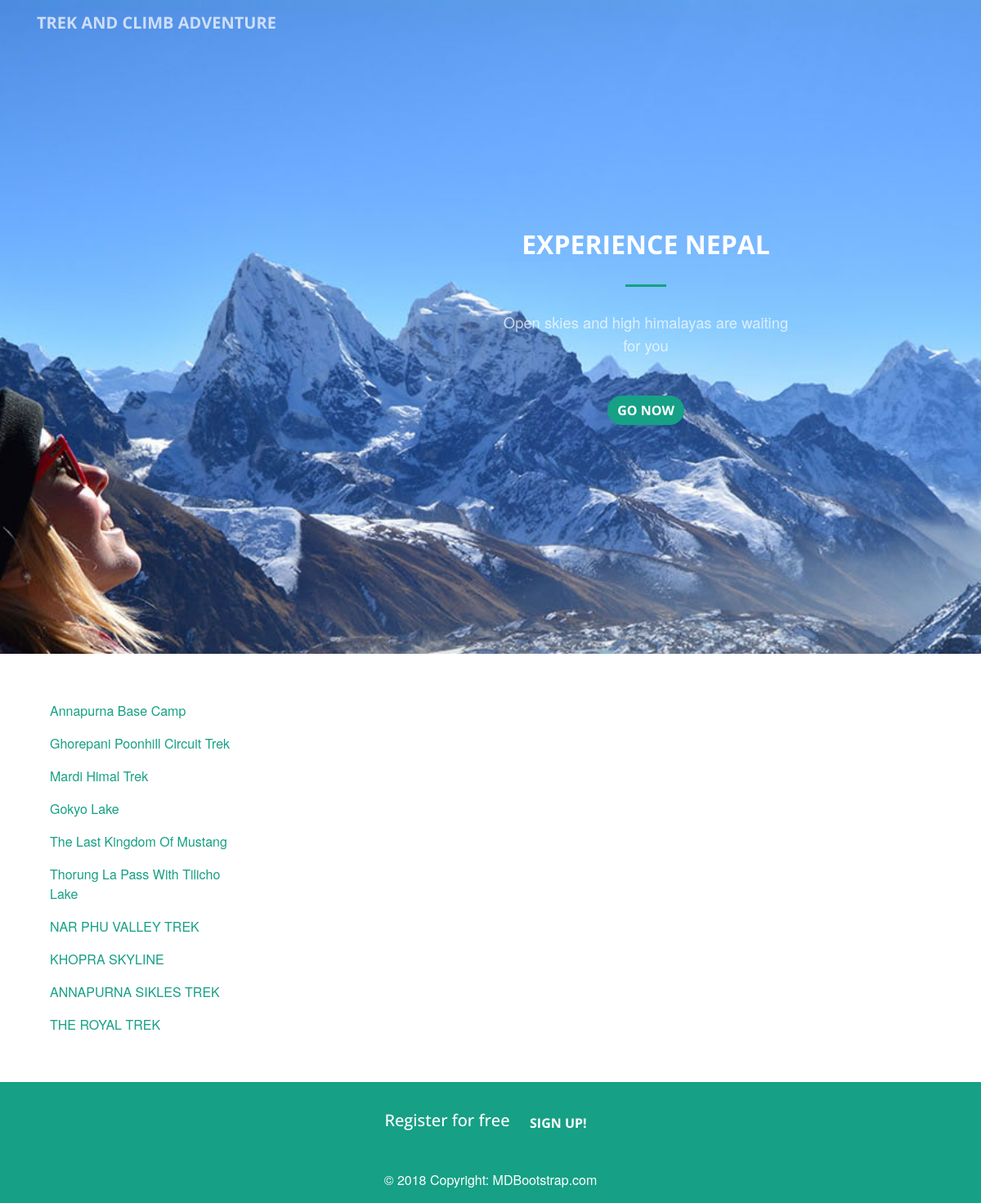
The app's page /package/TREKING with its own data.
### package/models.py (models this page shows, shortened)
class Trip(models.Model):
    title = models.CharField(max_length = 200)
    starting_point = models.CharField(max_length = 200)
    ending_point = models.CharField(max_length = 200)
    price = models.PositiveIntegerField()
    details = models.TextField()
    type_of_trip = models.ForeignKey(TripType, on_delete= models.CASCADE)

### package/views.py (the view)
# urls.py: path('',views.index, name = "Homepage")
def index(request,package_name = None):
    response = {}
    trips_list = []
    if (package_name):
        triptype = TripType.objects.get(name = str(package_name))
        if triptype:
            trips = Trip.objects.all().filter(type_of_trip = triptype)
            for trip in trips:
                trips_list.append(model_to_dict(trip))
        response['data'] = trips_list
        return render(request, 'package/index.html', response)
    else:
        return render(request, 'package/index.html', response)

### package/templates/package/index.html (shortened to what this page needs)
{% extends "main/header.html" %}
{% block content %}
<header class="masthead text-center text-white d-flex">
        <div class="container my-auto">
          <div class="row">
            <div class="col-lg-6">
            </div>
            <div class="col-lg-4">
              <h2 class="text-uppercase">
                <strong>Experience Nepal</strong>
              </h2>
              <hr>
            </div>
            <div class="col-lg-6">
            </div>
            <div class="col-lg-4">
              <p class="text-faded mb-5">Open skies and high himalayas are waiting for you</p>
              <a class="btn btn-primary btn-l js-scroll-trigger" href="#register">Go Now</a>
            </div>
          </div>
      </div>
</header>
<div class="container">
<div style="padding: 50px 0px 50px 0px;">
        <div class="row">
            <div class="col-3">
                <div class="nav flex-column nav-pills" id="v-pills-tab" role="tablist" aria-orientation="vertical">
                {% for trip_detail in data %}
                <a class="nav-link" id="v-pills-{{trip_detail.id}}-tab" data-toggle="pill" href="#v-pills-{{trip_detail.id}}" role="tab" aria-controls="v-pills-{{trip_detail.id}}" aria-selected="false">{{trip_detail.title}}</a>
                {% endfor %}
                </div>
            </div>
            <div class="col-9">
            </div>
            </div>
</div>
</div>
<footer class="page-footer font-small unique-color-dark pt-4" style="background-color:#16a085">
    <div class="container">
      <ul class="list-unstyled list-inline text-center py-2 text-white">
        <li class="list-inline-item text-white">
          <h5 class="mb-1">Register for free</h5>
        </li>
        <li class="list-inline-item text-white">
          <a href="#!" class="btn btn-outline-white btn-rounded text-white" >Sign up!</a>
        </li>
      </ul>
    </div>
    <div class="footer-copyright text-center py-3 text-white">© 2018 Copyright:
      <a href="https://mdbootstrap.com/education/bootstrap/" class="text-white"> MDBootstrap.com</a>
    </div>
  </footer>
{% endblock %}

### main/templates/main/header.html (shortened to what this page needs)
<!DOCTYPE html>
<html lang="en">
  <head>
    {% load staticfiles %}
    <link href="{% static 'vendor/bootstrap/css/bootstrap.min.css' %}" rel="stylesheet">
    <link href="{% static 'vendor/font-awesome/css/font-awesome.min.css' %}" rel="stylesheet" type="text/css">
    <link href="{% static 'vendor/magnific-popup/magnific-popup.css' %}" rel="stylesheet">
    <link href="{% static 'css/creative.min.css' %}" rel="stylesheet">
  </head>
  <body id="page-top">
    <nav class="navbar navbar-expand-lg navbar-light fixed-top" id="mainNav">
      <div class="container">
        <a class="navbar-brand js-scroll-trigger" href="#page-top">Trek And Climb Adventure</a>
      </div>
    </nav>
    {% block content %}
    {% endblock %}
  </body>
</html>

### records on screen
Trip: title "Annapurna Base Camp"
Trip: title "Ghorepani Poonhill Circuit Trek"
Trip: title "Mardi Himal Trek"
Trip: title "Gokyo Lake"
Trip: title "The Last Kingdom Of Mustang"
Trip: title "Thorung La Pass With Tilicho Lake"
Trip: title "NAR PHU VALLEY TREK"
Trip: title "KHOPRA SKYLINE"
Trip: title "ANNAPURNA SIKLES TREK"
Trip: title "THE ROYAL TREK"
